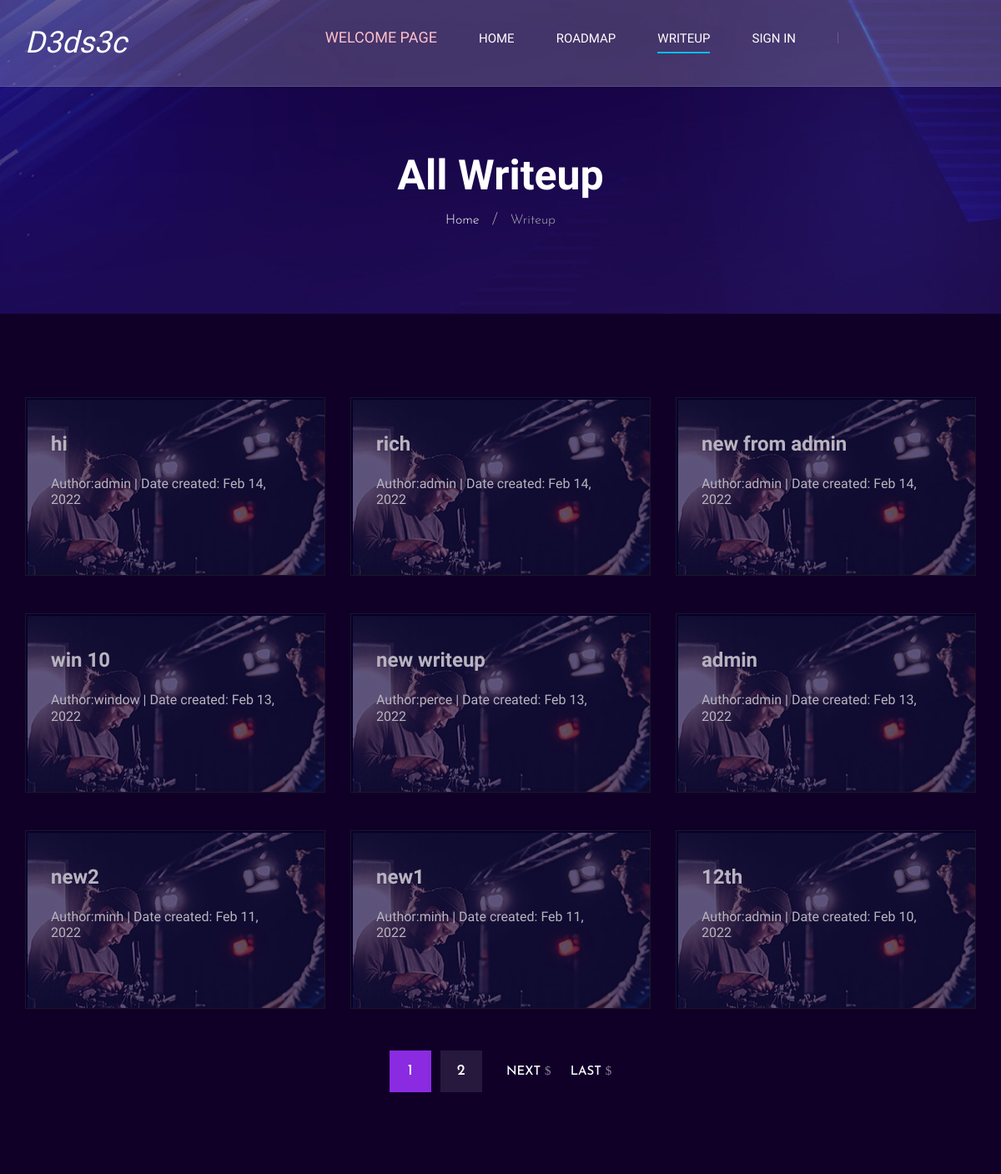
/dedsec/writeup/ (upper part), run on an earlier commit of the app's database.
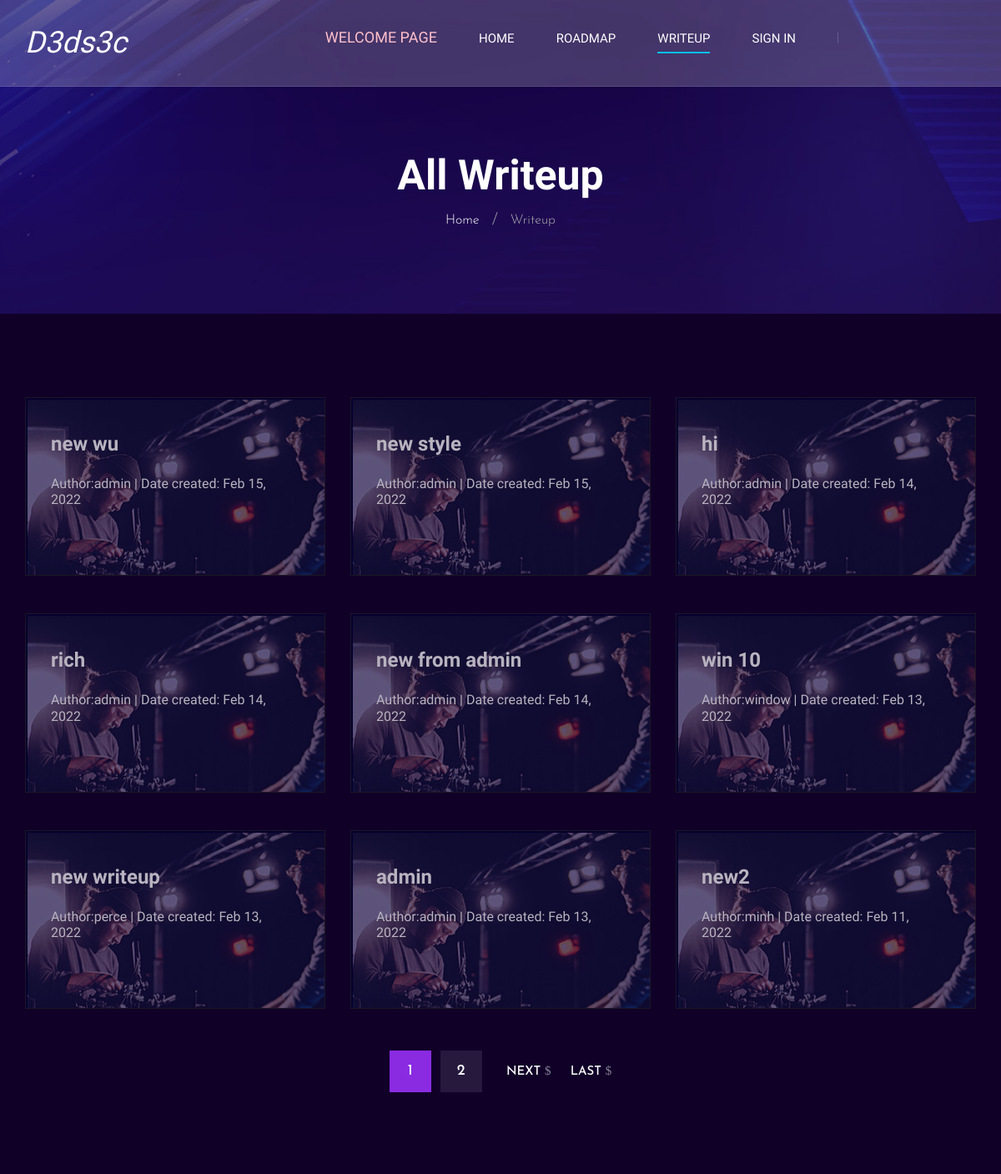
And on a later commit of the database.
### writeup/models.py (models this page shows, shortened)
class Writeup(models.Model):
    like = models.ManyToManyField(User,related_name='like')
    title = models.CharField(max_length=100)
    prerequis =  RichTextUploadingField(blank=True, null=True)
    content_upload = RichTextUploadingField(blank=True, null=True)
    cate = models.ManyToManyField(Cate, related_name='writeup')
    date_create = models.DateTimeField(default = timezone.now)
    author = models.ForeignKey(User, on_delete=models.CASCADE,related_name='writeup')

### writeup/views.py (the view)
class Writeuplist(ListView):
    model = Writeup
    context_object_name = 'post'
    paginate_by = 9
    def get_queryset(self) :
        return Writeup.objects.all().order_by('-date_create')

### writeup/templates/writeup/writeup.html (shortened to what the changed rows need)
{%extends 'writeup/base.html'%}
{%load static%}
{% block content %}
    <header class="header">
        <div class="container">
            <div class="row">
                <div class="col-lg-2">
                    <div class="header__logo">
                        <a href="{%url 'wuhpage'%}" style="color: white;"><h2 style="color: white;"><em> D3ds3c</em> </h2></a>
                    </div>
                </div>
            </div>
        </div>
    </header>
    <div class="breadcrumb-option spad set-bg" data-setbg="{% static 'writeup/img/breadcrumb-bg.jpg'%}">
        <div class="container">
            <div class="row">
                <div class="col-lg-12 text-center">
                    <div class="breadcrumb__text">
                        <h2>All Writeup</h2>
                    </div>
                </div>
            </div>
        </div>
    </div>
    <section class="blog spad">
        <div class="container">
            <div class="row">
                {%for p in post%}
                <div class="col-lg-4 col-md-6 col-sm-6">
                    <a href="{%url 'writeupdetail' p.id%}">
                    <div class="blog__item">
                        <h4>  {{p.title}}</h4>
                        <p> <h6 style="color: white;"> <a href="{%url 'profile' p.author.id%}"> Author:{{p.author.first_name}}</a>  | Date created: {{p.date_create|date:"M d, Y" }}</h6></p>
                        <br>
                    </div>
                    </a>
                </div>
                {%endfor%}
            </div>
            {%if is_paginated%}
                <div class="row">
                    <div class="col-lg-12">
                        <div class="pagination__option blog__pagi">
                            {%for p in page_obj.paginator.page_range%}
                            {%if p == page_obj.number%}
                            <a href="?page={{p}}" class="number__pagination " style="background-color: blueviolet;">{{p}}</a>
                            {%else%}
                            <a href="?page={{p}}" class="number__pagination">{{p}}</a>
                            {%endif%}
                            {%endfor%}
                            {%if page_obj.has_next%}
                            <a href="?page={{page_obj.next_page_number}}" class="arrow__pagination right__arrow">Next <span class="arrow_right"></span></a>
                            <a href="?page={{page_obj.paginator.num_pages }}" class="arrow__pagination right__arrow">Last <span class="arrow_right"></span></a>
                            {%endif%}
                        </div>
                    </div>
                </div>
            {%endif%}
        </div>
    </section>
{% endblock %}

What changed in the data, as far as the page shows it:
no longer on this page (row unchanged): Writeup: title "new1", author.first_name "minh", date_create "Feb 11, 2022"
no longer on this page (row unchanged): Writeup: title "12th", author.first_name "admin", date_create "Feb 10, 2022"
added Writeup: title "new wu", author.first_name "admin", date_create "Feb 15, 2022"
added Writeup: title "new style", author.first_name "admin", date_create "Feb 15, 2022"
